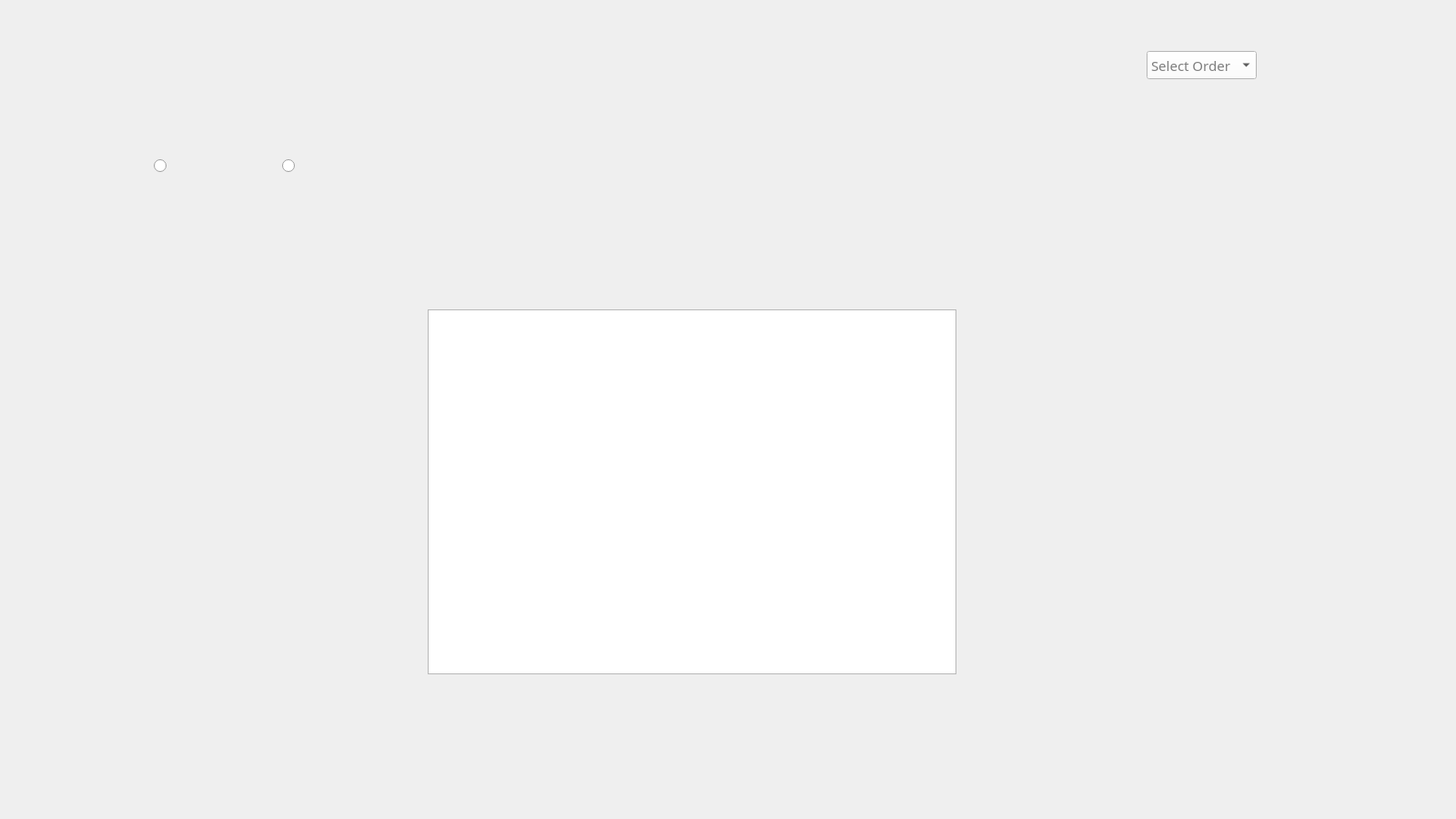
<?xml version="1.0" encoding="UTF-8"?>
<ui version="4.0">
 <class>user4window</class>
 <widget class="QWidget" name="user4window">
  <property name="geometry">
   <rect>
    <x>0</x>
    <y>0</y>
    <width>1600</width>
    <height>900</height>
   </rect>
  </property>
  <property name="windowTitle">
   <string>Form</string>
  </property>
  <widget class="QPushButton" name="LogOut">
   <property name="geometry">
    <rect>
     <x>94</x>
     <y>60</y>
     <width>41</width>
     <height>41</height>
    </rect>
   </property>
   <property name="styleSheet">
    <string notr="true">#LogOut {
    background-color: transparent; /* Fully transparent background */
    border: none; /* No visible border */
    border-radius: 50%; /* Circular button */
    width: 50px; /* Fixed width */
    height: 50px; /* Fixed height */
}

#LogOut:hover {
    background-color: rgba(255, 0, 0, 0.1); /* Slight red tint on hover */
}

#LogOut:pressed {
    background-color: rgba(255, 0, 0, 0.2); /* Slightly brighter red tint on click */
}</string>
   </property>
   <property name="text">
    <string/>
   </property>
  </widget>
  <widget class="QTableWidget" name="tableWidget">
   <property name="geometry">
    <rect>
     <x>470</x>
     <y>340</y>
     <width>581</width>
     <height>401</height>
    </rect>
   </property>
  </widget>
  <widget class="QRadioButton" name="radioButton_InProgress">
   <property name="geometry">
    <rect>
     <x>169</x>
     <y>152</y>
     <width>31</width>
     <height>61</height>
    </rect>
   </property>
   <property name="text">
    <string/>
   </property>
  </widget>
  <widget class="QRadioButton" name="radioButton_Ready">
   <property name="geometry">
    <rect>
     <x>310</x>
     <y>172</y>
     <width>21</width>
     <height>20</height>
    </rect>
   </property>
   <property name="text">
    <string/>
   </property>
  </widget>
  <widget class="QComboBox" name="comboBox_orderNo">
   <property name="geometry">
    <rect>
     <x>1260</x>
     <y>56</y>
     <width>121</width>
     <height>31</height>
    </rect>
   </property>
   <property name="font">
    <font>
     <family>Arial Rounded MT Bold</family>
     <pointsize>11</pointsize>
    </font>
   </property>
   <property name="styleSheet">
    <string notr="true">background-color:white; color:#000000;</string>
   </property>
   <property name="placeholderText">
    <string>Select Order</string>
   </property>
   <property name="frame">
    <bool>true</bool>
   </property>
  </widget>
  <widget class="QPushButton" name="btn_ok">
   <property name="geometry">
    <rect>
     <x>1284</x>
     <y>164</y>
     <width>117</width>
     <height>61</height>
    </rect>
   </property>
   <property name="styleSheet">
    <string notr="true">#btn_ok {
    background-color: transparent; /* Fully transparent background */
    border: none; /* No visible border */
    border-radius: 50%; /* Circular button */
    width: 50px; /* Fixed width */
    height: 50px; /* Fixed height */
}

#btn_ok:hover {
    background-color: rgba(255, 0, 0, 0.1); /* Slight red tint on hover */
}

#btn_ok:pressed {
    background-color: rgba(255, 0, 0, 0.2); /* Slightly brighter red tint on click */
}</string>
   </property>
   <property name="text">
    <string/>
   </property>
   <property name="flat">
    <bool>true</bool>
   </property>
  </widget>
  <widget class="QLabel" name="frontend">
   <property name="geometry">
    <rect>
     <x>0</x>
     <y>0</y>
     <width>1600</width>
     <height>900</height>
    </rect>
   </property>
   <property name="styleSheet">
    <string notr="true">QLabel {
    background-image: url(:/new/prefix1/background/user4window.png);
    background-repeat: no-repeat;
    background-position: center;
    width: 100%;
    height: 100%;
}</string>
   </property>
   <property name="text">
    <string/>
   </property>
  </widget>
  <zorder>frontend</zorder>
  <zorder>LogOut</zorder>
  <zorder>tableWidget</zorder>
  <zorder>radioButton_InProgress</zorder>
  <zorder>radioButton_Ready</zorder>
  <zorder>comboBox_orderNo</zorder>
  <zorder>btn_ok</zorder>
 </widget>
 <resources/>
 <connections/>
</ui>
